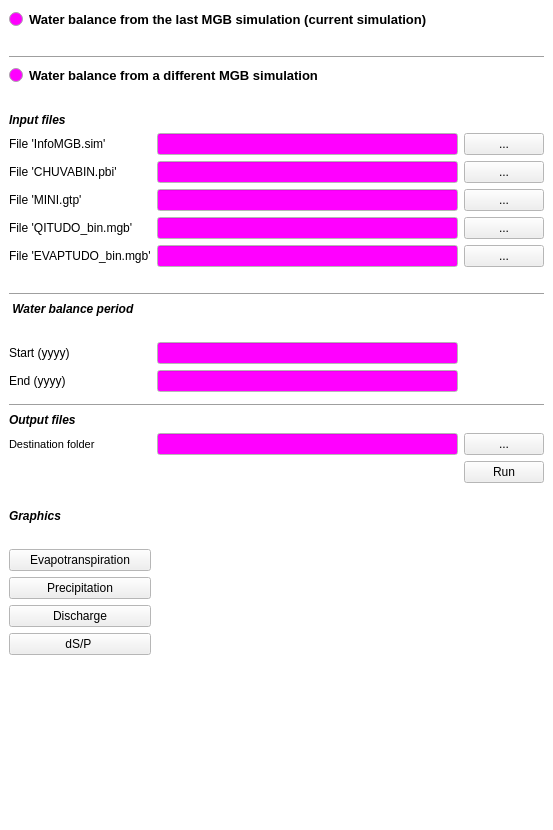
<?xml version="1.0" encoding="UTF-8"?>
<ui version="4.0">
 <class>BalancoHidricoDockWidgetBase</class>
 <widget class="QDockWidget" name="BalancoHidricoDockWidgetBase">
  <property name="geometry">
   <rect>
    <x>0</x>
    <y>0</y>
    <width>553</width>
    <height>830</height>
   </rect>
  </property>
  <property name="sizePolicy">
   <sizepolicy hsizetype="Minimum" vsizetype="Fixed">
    <horstretch>0</horstretch>
    <verstretch>0</verstretch>
   </sizepolicy>
  </property>
  <property name="palette">
   <palette>
    <active>
     <colorrole role="WindowText">
      <brush brushstyle="SolidPattern">
       <color alpha="255">
        <red>0</red>
        <green>0</green>
        <blue>0</blue>
       </color>
      </brush>
     </colorrole>
     <colorrole role="Midlight">
      <brush brushstyle="SolidPattern">
       <color alpha="255">
        <red>255</red>
        <green>0</green>
        <blue>0</blue>
       </color>
      </brush>
     </colorrole>
     <colorrole role="Base">
      <brush brushstyle="SolidPattern">
       <color alpha="255">
        <red>255</red>
        <green>0</green>
        <blue>255</blue>
       </color>
      </brush>
     </colorrole>
     <colorrole role="Window">
      <brush brushstyle="SolidPattern">
       <color alpha="255">
        <red>255</red>
        <green>255</green>
        <blue>255</blue>
       </color>
      </brush>
     </colorrole>
    </active>
    <inactive>
     <colorrole role="WindowText">
      <brush brushstyle="SolidPattern">
       <color alpha="255">
        <red>0</red>
        <green>0</green>
        <blue>0</blue>
       </color>
      </brush>
     </colorrole>
     <colorrole role="Midlight">
      <brush brushstyle="SolidPattern">
       <color alpha="255">
        <red>255</red>
        <green>0</green>
        <blue>0</blue>
       </color>
      </brush>
     </colorrole>
     <colorrole role="Base">
      <brush brushstyle="SolidPattern">
       <color alpha="255">
        <red>255</red>
        <green>0</green>
        <blue>255</blue>
       </color>
      </brush>
     </colorrole>
     <colorrole role="Window">
      <brush brushstyle="SolidPattern">
       <color alpha="255">
        <red>255</red>
        <green>255</green>
        <blue>255</blue>
       </color>
      </brush>
     </colorrole>
    </inactive>
    <disabled>
     <colorrole role="WindowText">
      <brush brushstyle="SolidPattern">
       <color alpha="255">
        <red>120</red>
        <green>120</green>
        <blue>120</blue>
       </color>
      </brush>
     </colorrole>
     <colorrole role="Midlight">
      <brush brushstyle="SolidPattern">
       <color alpha="255">
        <red>255</red>
        <green>0</green>
        <blue>0</blue>
       </color>
      </brush>
     </colorrole>
     <colorrole role="Base">
      <brush brushstyle="SolidPattern">
       <color alpha="255">
        <red>255</red>
        <green>255</green>
        <blue>255</blue>
       </color>
      </brush>
     </colorrole>
     <colorrole role="Window">
      <brush brushstyle="SolidPattern">
       <color alpha="255">
        <red>255</red>
        <green>255</green>
        <blue>255</blue>
       </color>
      </brush>
     </colorrole>
    </disabled>
   </palette>
  </property>
  <property name="font">
   <font>
    <family>Arial</family>
    <kerning>true</kerning>
   </font>
  </property>
  <property name="mouseTracking">
   <bool>true</bool>
  </property>
  <property name="contextMenuPolicy">
   <enum>Qt::DefaultContextMenu</enum>
  </property>
  <property name="windowTitle">
   <string>MGB Water Balance</string>
  </property>
  <widget class="QWidget" name="dockWidgetContents">
   <layout class="QGridLayout" name="gridLayout">
    <item row="18" column="0">
     <widget class="QLabel" name="label_12">
      <property name="text">
       <string>Start (yyyy)</string>
      </property>
     </widget>
    </item>
    <item row="40" column="0">
     <widget class="QLabel" name="label_16">
      <property name="text">
       <string/>
      </property>
     </widget>
    </item>
    <item row="13" column="2">
     <widget class="QPushButton" name="pushButton_3">
      <property name="text">
       <string>...</string>
      </property>
     </widget>
    </item>
    <item row="18" column="1">
     <widget class="QLineEdit" name="lineEdit_6"/>
    </item>
    <item row="7" column="0" colspan="3">
     <widget class="QLabel" name="label_11">
      <property name="font">
       <font>
        <family>Arial</family>
        <pointsize>9</pointsize>
        <weight>75</weight>
        <italic>true</italic>
        <bold>true</bold>
        <kerning>true</kerning>
       </font>
      </property>
      <property name="text">
       <string>Input files</string>
      </property>
     </widget>
    </item>
    <item row="2" column="0" colspan="3">
     <widget class="QRadioButton" name="radioButton">
      <property name="font">
       <font>
        <family>Arial</family>
        <pointsize>10</pointsize>
        <weight>75</weight>
        <bold>true</bold>
        <kerning>true</kerning>
       </font>
      </property>
      <property name="text">
       <string>Water balance from the last MGB simulation (current simulation)</string>
      </property>
     </widget>
    </item>
    <item row="10" column="1">
     <widget class="QLineEdit" name="lineEdit_7"/>
    </item>
    <item row="8" column="2">
     <widget class="QPushButton" name="pushButton_6">
      <property name="text">
       <string>...</string>
      </property>
     </widget>
    </item>
    <item row="16" column="0">
     <widget class="QLabel" name="label_7">
      <property name="font">
       <font>
        <family>Arial</family>
        <pointsize>9</pointsize>
        <weight>75</weight>
        <italic>true</italic>
        <bold>true</bold>
        <kerning>true</kerning>
       </font>
      </property>
      <property name="text">
       <string> Water balance period</string>
      </property>
     </widget>
    </item>
    <item row="9" column="0">
     <widget class="QLabel" name="label">
      <property name="font">
       <font>
        <family>Arial</family>
        <weight>50</weight>
        <bold>false</bold>
        <kerning>true</kerning>
       </font>
      </property>
      <property name="layoutDirection">
       <enum>Qt::RightToLeft</enum>
      </property>
      <property name="text">
       <string>File 'CHUVABIN.pbi'</string>
      </property>
     </widget>
    </item>
    <item row="10" column="0">
     <widget class="QLabel" name="label_18">
      <property name="text">
       <string>File 'MINI.gtp'</string>
      </property>
     </widget>
    </item>
    <item row="12" column="1">
     <widget class="QLineEdit" name="lineEdit_2"/>
    </item>
    <item row="5" column="0" colspan="3">
     <widget class="QRadioButton" name="radioButton_2">
      <property name="font">
       <font>
        <family>Arial</family>
        <pointsize>10</pointsize>
        <weight>75</weight>
        <italic>false</italic>
        <bold>true</bold>
        <kerning>true</kerning>
       </font>
      </property>
      <property name="text">
       <string>Water balance from a different MGB simulation</string>
      </property>
     </widget>
    </item>
    <item row="8" column="1">
     <widget class="QLineEdit" name="lineEdit_5">
      <property name="echoMode">
       <enum>QLineEdit::Normal</enum>
      </property>
     </widget>
    </item>
    <item row="8" column="0">
     <widget class="QLabel" name="label_9">
      <property name="text">
       <string>File 'InfoMGB.sim'</string>
      </property>
      <property name="textFormat">
       <enum>Qt::AutoText</enum>
      </property>
      <property name="scaledContents">
       <bool>false</bool>
      </property>
      <property name="wordWrap">
       <bool>false</bool>
      </property>
     </widget>
    </item>
    <item row="9" column="1">
     <widget class="QLineEdit" name="lineEdit"/>
    </item>
    <item row="9" column="2">
     <widget class="QPushButton" name="pushButton">
      <property name="text">
       <string>...</string>
      </property>
     </widget>
    </item>
    <item row="27" column="0" colspan="3">
     <widget class="Line" name="line_2">
      <property name="orientation">
       <enum>Qt::Horizontal</enum>
      </property>
     </widget>
    </item>
    <item row="22" column="0">
     <widget class="Line" name="line_3">
      <property name="orientation">
       <enum>Qt::Vertical</enum>
      </property>
     </widget>
    </item>
    <item row="41" column="0">
     <widget class="QLabel" name="label_15">
      <property name="font">
       <font>
        <family>Arial</family>
        <pointsize>9</pointsize>
        <weight>75</weight>
        <italic>true</italic>
        <bold>true</bold>
        <kerning>true</kerning>
       </font>
      </property>
      <property name="text">
       <string>Graphics</string>
      </property>
     </widget>
    </item>
    <item row="3" column="0" colspan="3">
     <widget class="QLabel" name="label_6">
      <property name="text">
       <string/>
      </property>
     </widget>
    </item>
    <item row="12" column="2">
     <widget class="QPushButton" name="pushButton_2">
      <property name="text">
       <string>...</string>
      </property>
     </widget>
    </item>
    <item row="34" column="1">
     <widget class="QLineEdit" name="lineEdit_4"/>
    </item>
    <item row="14" column="0" colspan="3">
     <widget class="QLabel" name="label_5">
      <property name="text">
       <string/>
      </property>
     </widget>
    </item>
    <item row="4" column="0" colspan="3">
     <widget class="Line" name="line">
      <property name="orientation">
       <enum>Qt::Horizontal</enum>
      </property>
     </widget>
    </item>
    <item row="12" column="0">
     <widget class="QLabel" name="label_2">
      <property name="text">
       <string>File 'QITUDO_bin.mgb'</string>
      </property>
     </widget>
    </item>
    <item row="20" column="0">
     <widget class="QLabel" name="label_14">
      <property name="text">
       <string>End (yyyy)</string>
      </property>
     </widget>
    </item>
    <item row="13" column="0">
     <widget class="QLabel" name="label_3">
      <property name="text">
       <string>File 'EVAPTUDO_bin.mgb'</string>
      </property>
     </widget>
    </item>
    <item row="10" column="2">
     <widget class="QPushButton" name="pushButton_9">
      <property name="text">
       <string>...</string>
      </property>
     </widget>
    </item>
    <item row="20" column="1">
     <widget class="QLineEdit" name="lineEdit_8"/>
    </item>
    <item row="52" column="0">
     <spacer name="verticalSpacer">
      <property name="orientation">
       <enum>Qt::Vertical</enum>
      </property>
      <property name="sizeHint" stdset="0">
       <size>
        <width>30</width>
        <height>88</height>
       </size>
      </property>
     </spacer>
    </item>
    <item row="15" column="0" colspan="3">
     <widget class="Line" name="line_4">
      <property name="orientation">
       <enum>Qt::Horizontal</enum>
      </property>
     </widget>
    </item>
    <item row="34" column="2">
     <widget class="QPushButton" name="pushButton_4">
      <property name="text">
       <string>...</string>
      </property>
     </widget>
    </item>
    <item row="17" column="0">
     <widget class="QLabel" name="label_10">
      <property name="text">
       <string/>
      </property>
     </widget>
    </item>
    <item row="6" column="0">
     <widget class="QLabel" name="label_8">
      <property name="font">
       <font>
        <family>Arial</family>
        <pointsize>10</pointsize>
        <weight>75</weight>
        <bold>true</bold>
        <kerning>true</kerning>
       </font>
      </property>
      <property name="text">
       <string/>
      </property>
     </widget>
    </item>
    <item row="34" column="0">
     <widget class="QLabel" name="label_4">
      <property name="font">
       <font>
        <family>Arial</family>
        <pointsize>8</pointsize>
        <weight>50</weight>
        <bold>false</bold>
        <kerning>true</kerning>
       </font>
      </property>
      <property name="text">
       <string>Destination folder</string>
      </property>
     </widget>
    </item>
    <item row="42" column="0">
     <widget class="QLabel" name="label_17">
      <property name="text">
       <string> </string>
      </property>
     </widget>
    </item>
    <item row="13" column="1">
     <widget class="QLineEdit" name="lineEdit_3"/>
    </item>
    <item row="33" column="0">
     <widget class="QLabel" name="label_13">
      <property name="font">
       <font>
        <family>Arial</family>
        <pointsize>9</pointsize>
        <weight>75</weight>
        <italic>true</italic>
        <bold>true</bold>
        <kerning>true</kerning>
       </font>
      </property>
      <property name="toolTip">
       <string/>
      </property>
      <property name="text">
       <string>Output files</string>
      </property>
     </widget>
    </item>
    <item row="35" column="2">
     <widget class="QPushButton" name="pushButton_5">
      <property name="text">
       <string>Run</string>
      </property>
     </widget>
    </item>
    <item row="43" column="0">
     <widget class="QPushButton" name="pushButton_7">
      <property name="text">
       <string>Evapotranspiration</string>
      </property>
     </widget>
    </item>
    <item row="44" column="0">
     <widget class="QPushButton" name="pushButton_8">
      <property name="text">
       <string>Precipitation</string>
      </property>
     </widget>
    </item>
    <item row="46" column="0">
     <widget class="QPushButton" name="pushButton_10">
      <property name="text">
       <string>Discharge</string>
      </property>
     </widget>
    </item>
    <item row="47" column="0">
     <widget class="QPushButton" name="pushButton_11">
      <property name="text">
       <string>dS/P </string>
      </property>
     </widget>
    </item>
   </layout>
  </widget>
 </widget>
 <resources/>
 <connections/>
</ui>
